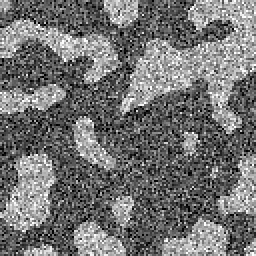
%> input picture TP1/ima_dat1.png, 128 x 128 px (shown 2 times larger)
$ octave TP_SETI_3classes_MLA_ATrous_.m   (GNU Octave 9; MATLAB toolbox functions it lacks are replaced by stand-ins)
%> lines starting %> are read from the running program, lines starting %| are printed output that depends on the picture
### TP1/Fonctions/Regle_Dempster.m
function I_conj = Regle_Dempster(I1,I2)

I_conj = zeros(size(I1,1),size(I1,2),size(I1,3));

% vecteur element focaux
EltF_ok=zeros(size(I1,3),2);
for i=1:size(I1,3)
    if sum(sum(I1(:,:,i))) >0
        EltF_ok(i,1) = 1;
    end
    if sum(sum(I2(:,:,i))) >0
        EltF_ok(i,2) = 1;
    end
end

% regle conjonctive sans normalisation
for i=1:size(I1,3)
    for j=1:size(I1,3)
        % ******************************
        % **** début compléter *********
        index = bitand(i, j);
        if index == 0
            index = size(I1,3);
        end
        I_conj(:,:,index) = I_conj(:,:,index) + (I1(:,:,index) .* I2(:,:,index));

        % **** Fin compléter ***********
        % ******************************
    end
end

### TP1/Fonctions/Decision.m
function Dec = Decision (M_data)

%% Probleme a Deux classes
if (size(M_data,3)==4)

    nb_classes = 2;
    BetP_erd = zeros(size(M_data,1), size(M_data,2), nb_classes);

    %% Calcul de BetP
    % Rappel Def : BetP(omega) = somme ( m(A)/|A| ) pour tout A tel que omega appartient à A.

    BetP_erd(:,:,1) = M_data(:,:,1) + M_data(:,:,3) ./ 2;
    BetP_erd(:,:,2) = M_data(:,:,2) + M_data(:,:,3) ./ 2;

    %% Resultat de classification
    % Le maximum de BetP donne la classe
    Dec = BetP_erd(:,:,1) > BetP_erd(:,:,2);
end


%% Probleme à trois classes

if (size(M_data,3)==8)

    %% Calcul de BetP
    Bet = calcul_BetP3classes(M_data); % completez dans la fonction  Ou voir calcul_BetP pour le cas général.

    %% Resultat de Classification

    % Version 1
    Dec = 2*(Bet(:,:,3)>Bet(:,:,2)).*(Bet(:,:,3)>Bet(:,:,1)) +...
        (Bet(:,:,2)>Bet(:,:,1)).*(Bet(:,:,2)>Bet(:,:,3)) +...
        1;

    % [8 lines of commented-out code are left out]


end

### TP1/TP_SETI_3classes_MLA_ATrous_.m
%%%%%%%%%%%%%%%%%%%% TP 3 : FUSION %%%%%%%%%%%%%%%%%%%%%%%%%%%%%
% classification par fusion d'image en fonction de croyance

% II - CLASSIFICATION 3 CLASSES a partir de sources bruitées

clear; clc;
close all

addpath(genpath('Fonctions'));

%% Chargement et affichage des images

Im1 = double(imread('ima_dat1.png'))/255;
%> Im1: size 128x128 double; min 0, max 1, mean 0.451
Im2 = double(imread('ima_dat2.png'))/255;
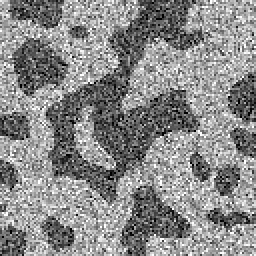
%> input picture TP1/ima_dat2.png, 128 x 128 px (shown 2 times larger)
%> Im2: size 128x128 double; min 0, max 1, mean 0.539

subplot(1,2,1)
imshow(Im1); title('m_1(C2)');
subplot(1,2,2)
imshow(Im2); title('m_2(C1uC2)');

%% Qu.1  Allocation des masses sur les 3 classes

S1 = zeros(size(Im1,1),size(Im1,2),8);
S2 = zeros(size(Im2,1),size(Im2,2),8);

% image 1 a  deux classes : C2 (010) et C1 U C3 (101)
indice_C2    = bin2dec('010');
indice_C1uC3 = bin2dec('101');

S1(:,:,indice_C2)    = Im1;
S1(:,:,indice_C1uC3) = 1 - Im1;

% image 2 a  deux classes : C3 (100) et C1 U C2 (011)
indice_C3    = bin2dec('100');
indice_C1uC2 = bin2dec('011');

S2(:,:,indice_C1uC2) = Im2;
S2(:,:,indice_C3) = 1 - Im2;

% Affichage des 4 elements focaux : C2, C3, C1uC3, C1uC2
figure,
subplot(2,2,1), imshow( S1(:,:,indice_C2) ), title('C2');
subplot(2,2,2), imshow( S2(:,:,indice_C3) ), title('C3');
subplot(2,2,3), imshow( S1(:,:,indice_C1uC3) ), title('C1 u C3');
%> after `imshow( S1(:,:,indice_C1uC3) )`:
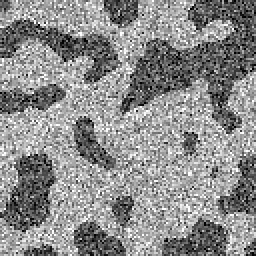
%> displayed picture: size 128x128, on the screen's scale of 0 to 255 (shown 2 times larger); min 0, max 255, mean 139.9
subplot(2,2,4), imshow( S2(:,:,indice_C1uC2) ), title('C1 u C2');

%% Qu.2  Coder la règle conjonctive pour plus de 2 classes

S12 = Regle_Dempster(S1,S2);  % completer Regle_Dempster
%> after the loop in Regle_Dempster, `for i=1:size(I1,3)`: EltF_ok = [0 0; 1 0; 0 1; 0 1; 1 0; 0 0; 0 0; 0 0]

%% Qu.3  Reprendre les questions qu2 à qu6

%% EROSION - Appliquer une erosion sur l'image

nbr_er=1; % Nombre de fois erosion
d_er=2; % Taille de l'element structurant   %% A FAIRE VARIER

% Erosion sur l'image
for i=1:nbr_er
    S1_erd = imerode(S1, strel('square', d_er));
    S2_erd = imerode(S2, strel('square', d_er));
end

%S1_erd = erosion_Im(S1,d_er,nbr_er);   % completez dans la fonction (ou alors utiliser avec fonction imerode, imopen, et strel pour l'element structurant)
%S2_erd = erosion_Im(S2,d_er,nbr_er);

% Affichage des 4 elements focaux : C2, C3, C1uC3, C1uC2
figure,
subplot(2,2,1), imshow( S1_erd(:,:,indice_C2) ), title({'C2' 'apres erosion'});
subplot(2,2,2), imshow( S2_erd(:,:,indice_C3) ), title({'C3' 'apres erosion'});
%> after `imshow( S2_erd(:,:,indice_C3) )`:
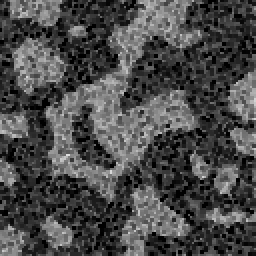
%> displayed picture: size 128x128, on the screen's scale of 0 to 255 (shown 2 times larger); min 0, max 222, mean 73.5
subplot(2,2,3), imshow( S1_erd(:,:,indice_C1uC3) ), title({'C1 u C3' 'apres erosion'});
%> after `imshow( S1_erd(:,:,indice_C1uC3) )`:
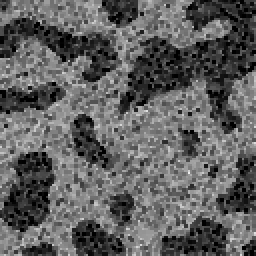
%> displayed picture: size 128x128, on the screen's scale of 0 to 255 (shown 2 times larger); min 0, max 236, mean 95.2
subplot(2,2,4), imshow( S2_erd(:,:,indice_C1uC2) ), title({'C1 u C2' 'apres erosion'});
%> after `imshow( S2_erd(:,:,indice_C1uC2) )`:
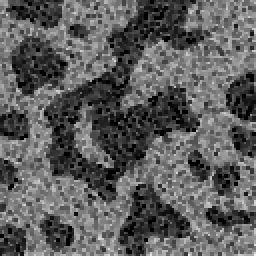
%> displayed picture: size 128x128, on the screen's scale of 0 to 255 (shown 2 times larger); min 0, max 241, mean 93.1

%% EROSION - Calcul de l'ignorance = m(Omega) = m(AuB)

% Calcul de l'ignorance (a completer)
indice_C1uC2uC3 = bin2dec('111'); % indice_Omega

S1_erd(:,:,indice_C1uC2uC3) = 1 - (S1_erd(:,:,indice_C2) + S1_erd(:,:,indice_C1uC3));
S2_erd(:,:,indice_C1uC2uC3) = 1 - (S2_erd(:,:,indice_C1uC2) + S2_erd(:,:,indice_C3));


% Affichage de S(Omega)
figure,
subplot(1,2,1), imshow(S1_erd(:,:,indice_C1uC2uC3)); title('Ignorance Source 1');
%> after `imshow(S1_erd(:,:,indice_C1uC2uC3))`:
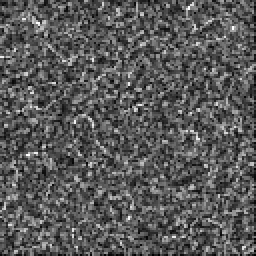
%> displayed picture: size 128x128, on the screen's scale of 0 to 255 (shown 2 times larger); min 0, max 255, mean 88.6
subplot(1,2,2), imshow(S2_erd(:,:,indice_C1uC2uC3)); title(' Ignorance Source 2');
%> after `imshow(S2_erd(:,:,indice_C1uC2uC3))`:
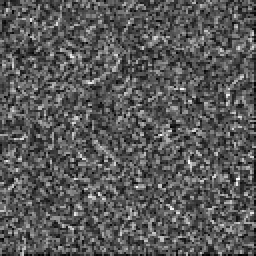
%> displayed picture: size 128x128, on the screen's scale of 0 to 255 (shown 2 times larger); min 0, max 255, mean 88.4

%% EROSION -  Combinaison conjonctive des bbas

S12_erd = Regle_Dempster(S1_erd,S2_erd);
%> the run ends on the next line

%% EROSION -  Calcul des BetP et décision

Dec_erd = Decision(S12_erd); %% Completer la fonction
